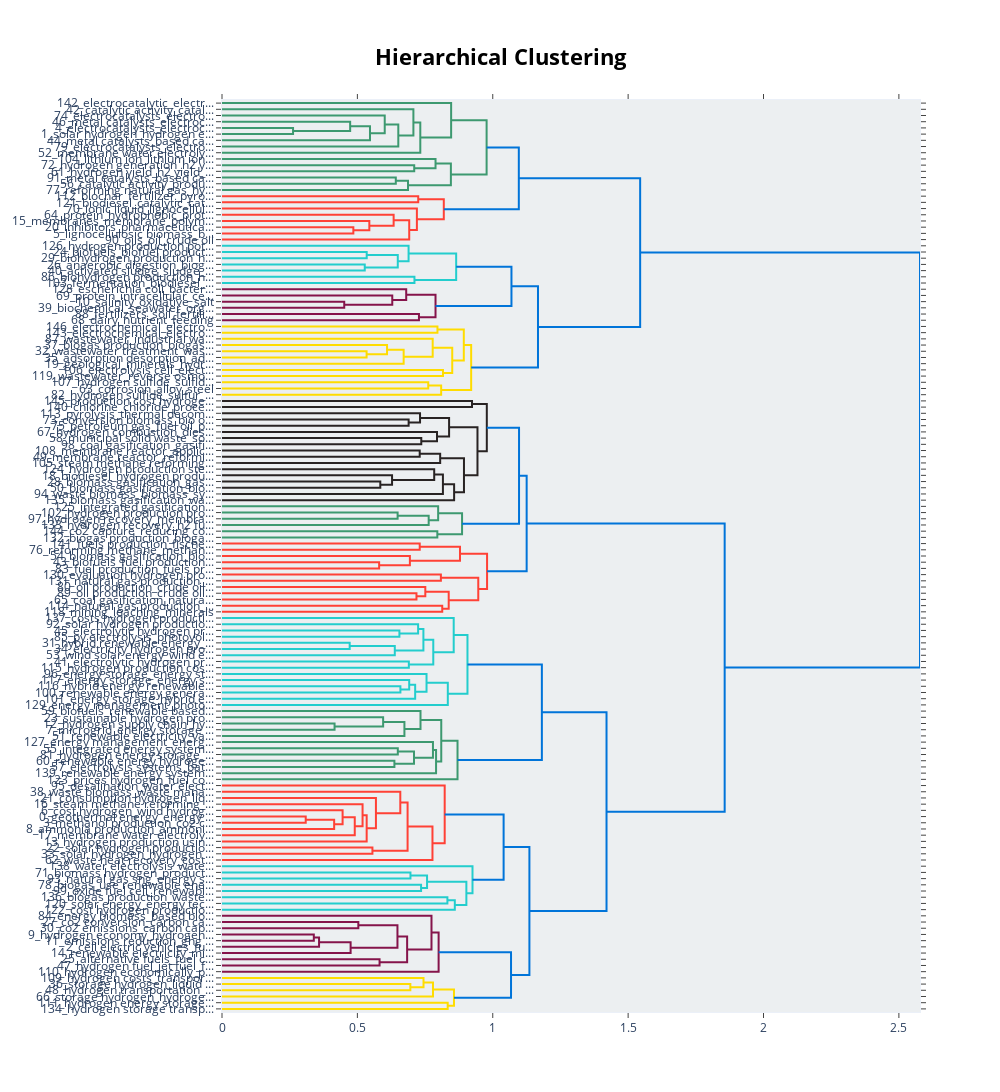

The notebook cell saved with this chart:
### Code cell
topic_model.visualize_hierarchy()

### Figure 1 — Plotly figure (JSON) as saved in the notebook; plotly's stock layout.template omitted (floating-point values rounded to 4 significant figures; data arrays with more than 128 entries replaced by an {"elided": "..."} marker saying what was removed)
{"data": [{"hoverinfo": "text", "marker": {"color": "rgb(61,153,112)"}, "mode": "lines", "type": "scatter", "x": [0, 0.2624, 0.2624, 0], "xaxis": "x", "y": [-45, -45, -55, -55], "yaxis": "y"}, {"hoverinfo": "text", "marker": {"color": "rgb(61,153,112)"}, "mode": "lines", "type": "scatter", "x": [0, 0.4733, 0.4733, 0.2624], "xaxis": "x", "y": [-35, -35, -50, -50], "yaxis": "y"}, {"hoverinfo": "text", "marker": {"color": "rgb(61,153,112)"}, "mode": "lines", "type": "scatter", "x": [0.4733, 0.5466, 0.5466, 0], "xaxis": "x", "y": [-42.5, -42.5, -65, -65], "yaxis": "y"}, {"hoverinfo": "text", "marker": {"color": "rgb(61,153,112)"}, "mode": "lines", "type": "scatter", "x": [0, 0.601, 0.601, 0.5466], "xaxis": "x", "y": [-25, -25, -53.75, -53.75], "yaxis": "y"}, {"hoverinfo": "text", "marker": {"color": "rgb(61,153,112)"}, "mode": "lines", "type": "scatter", "x": [0.601, 0.6511, 0.6511, 0], "xaxis": "x", "y": [-39.38, -39.38, -75, -75], "yaxis": "y"}, {"hoverinfo": "text", "marker": {"color": "rgb(61,153,112)"}, "mode": "lines", "type": "scatter", "x": [0, 0.7069, 0.7069, 0.6511], "xaxis": "x", "y": [-15, -15, -57.19, -57.19], "yaxis": "y"}, {"hoverinfo": "text", "marker": {"color": "rgb(61,153,112)"}, "mode": "lines", "type": "scatter", "x": [0.7069, 0.7324, 0.7324, 0], "xaxis": "x", "y": [-36.09, -36.09, -85, -85], "yaxis": "y"}, {"hoverinfo": "text", "marker": {"color": "rgb(61,153,112)"}, "mode": "lines", "type": "scatter", "x": [0, 0.8463, 0.8463, 0.7324], "xaxis": "x", "y": [-5, -5, -60.55, -60.55], "yaxis": "y"}, {"hoverinfo": "text", "marker": {"color": "rgb(61,153,112)"}, "mode": "lines", "type": "scatter", "x": [0, 0.7099, 0.7099, 0], "xaxis": "x", "y": [-105, -105, -115, -115], "yaxis": "y"}, {"hoverinfo": "text", "marker": {"color": "rgb(61,153,112)"}, "mode": "lines", "type": "scatter", "x": [0, 0.7886, 0.7886, 0.7099], "xaxis": "x", "y": [-95, -95, -110, -110], "yaxis": "y"}, {"hoverinfo": "text", "marker": {"color": "rgb(61,153,112)"}, "mode": "lines", "type": "scatter", "x": [0, 0.6419, 0.6419, 0], "xaxis": "x", "y": [-125, -125, -135, -135], "yaxis": "y"}, {"hoverinfo": "text", "marker": {"color": "rgb(61,153,112)"}, "mode": "lines", "type": "scatter", "x": [0.6419, 0.687, 0.687, 0], "xaxis": "x", "y": [-130, -130, -145, -145], "yaxis": "y"}, {"hoverinfo": "text", "marker": {"color": "rgb(61,153,112)"}, "mode": "lines", "type": "scatter", "x": [0.7886, 0.8453, 0.8453, 0.687], "xaxis": "x", "y": [-102.5, -102.5, -137.5, -137.5], "yaxis": "y"}, {"hoverinfo": "text", "marker": {"color": "rgb(61,153,112)"}, "mode": "lines", "type": "scatter", "x": [0.8463, 0.9773, 0.9773, 0.8453], "xaxis": "x", "y": [-32.77, -32.77, -120, -120], "yaxis": "y"}, {"hoverinfo": "text", "marker": {"color": "rgb(255,65,54)"}, "mode": "lines", "type": "scatter", "x": [0, 0.7247, 0.7247, 0], "xaxis": "x", "y": [-155, -155, -165, -165], "yaxis": "y"}, {"hoverinfo": "text", "marker": {"color": "rgb(255,65,54)"}, "mode": "lines", "type": "scatter", "x": [0, 0.4851, 0.4851, 0], "xaxis": "x", "y": [-205, -205, -215, -215], "yaxis": "y"}, {"hoverinfo": "text", "marker": {"color": "rgb(255,65,54)"}, "mode": "lines", "type": "scatter", "x": [0, 0.5442, 0.5442, 0.4851], "xaxis": "x", "y": [-195, -195, -210, -210], "yaxis": "y"}, {"hoverinfo": "text", "marker": {"color": "rgb(255,65,54)"}, "mode": "lines", "type": "scatter", "x": [0, 0.6339, 0.6339, 0.5442], "xaxis": "x", "y": [-185, -185, -202.5, -202.5], "yaxis": "y"}, {"hoverinfo": "text", "marker": {"color": "rgb(255,65,54)"}, "mode": "lines", "type": "scatter", "x": [0.6339, 0.6915, 0.6915, 0], "xaxis": "x", "y": [-193.8, -193.8, -225, -225], "yaxis": "y"}, {"hoverinfo": "text", "marker": {"color": "rgb(255,65,54)"}, "mode": "lines", "type": "scatter", "x": [0, 0.7198, 0.7198, 0.6915], "xaxis": "x", "y": [-175, -175, -209.4, -209.4], "yaxis": "y"}, {"hoverinfo": "text", "marker": {"color": "rgb(255,65,54)"}, "mode": "lines", "type": "scatter", "x": [0.7247, 0.8192, 0.8192, 0.7198], "xaxis": "x", "y": [-160, -160, -192.2, -192.2], "yaxis": "y"}, {"hoverinfo": "text", "marker": {"color": "rgb(0,116,217)"}, "mode": "lines", "type": "scatter", "x": [0.9773, 1.096, 1.096, 0.8192], "xaxis": "x", "y": [-76.39, -76.39, -176.1, -176.1], "yaxis": "y"}, {"hoverinfo": "text", "marker": {"color": "rgb(35,205,205)"}, "mode": "lines", "type": "scatter", "x": [0, 0.5345, 0.5345, 0], "xaxis": "x", "y": [-245, -245, -255, -255], "yaxis": "y"}, {"hoverinfo": "text", "marker": {"color": "rgb(35,205,205)"}, "mode": "lines", "type": "scatter", "x": [0, 0.5272, 0.5272, 0], "xaxis": "x", "y": [-265, -265, -275, -275], "yaxis": "y"}, {"hoverinfo": "text", "marker": {"color": "rgb(35,205,205)"}, "mode": "lines", "type": "scatter", "x": [0.5345, 0.6492, 0.6492, 0.5272], "xaxis": "x", "y": [-250, -250, -270, -270], "yaxis": "y"}, {"hoverinfo": "text", "marker": {"color": "rgb(35,205,205)"}, "mode": "lines", "type": "scatter", "x": [0, 0.6891, 0.6891, 0.6492], "xaxis": "x", "y": [-235, -235, -260, -260], "yaxis": "y"}, {"hoverinfo": "text", "marker": {"color": "rgb(35,205,205)"}, "mode": "lines", "type": "scatter", "x": [0, 0.7108, 0.7108, 0], "xaxis": "x", "y": [-285, -285, -295, -295], "yaxis": "y"}, {"hoverinfo": "text", "marker": {"color": "rgb(35,205,205)"}, "mode": "lines", "type": "scatter", "x": [0.6891, 0.8649, 0.8649, 0.7108], "xaxis": "x", "y": [-247.5, -247.5, -290, -290], "yaxis": "y"}, {"hoverinfo": "text", "marker": {"color": "rgb(133,20,75)"}, "mode": "lines", "type": "scatter", "x": [0, 0.4515, 0.4515, 0], "xaxis": "x", "y": [-325, -325, -335, -335], "yaxis": "y"}, {"hoverinfo": "text", "marker": {"color": "rgb(133,20,75)"}, "mode": "lines", "type": "scatter", "x": [0, 0.6289, 0.6289, 0.4515], "xaxis": "x", "y": [-315, -315, -330, -330], "yaxis": "y"}, {"hoverinfo": "text", "marker": {"color": "rgb(133,20,75)"}, "mode": "lines", "type": "scatter", "x": [0, 0.6804, 0.6804, 0.6289], "xaxis": "x", "y": [-305, -305, -322.5, -322.5], "yaxis": "y"}, {"hoverinfo": "text", "marker": {"color": "rgb(133,20,75)"}, "mode": "lines", "type": "scatter", "x": [0, 0.7274, 0.7274, 0], "xaxis": "x", "y": [-345, -345, -355, -355], "yaxis": "y"}, {"hoverinfo": "text", "marker": {"color": "rgb(133,20,75)"}, "mode": "lines", "type": "scatter", "x": [0.6804, 0.7886, 0.7886, 0.7274], "xaxis": "x", "y": [-313.8, -313.8, -350, -350], "yaxis": "y"}, {"hoverinfo": "text", "marker": {"color": "rgb(0,116,217)"}, "mode": "lines", "type": "scatter", "x": [0.8649, 1.069, 1.069, 0.7886], "xaxis": "x", "y": [-268.8, -268.8, -331.9, -331.9], "yaxis": "y"}, {"hoverinfo": "text", "marker": {"color": "rgb(255,220,0)"}, "mode": "lines", "type": "scatter", "x": [0, 0.7958, 0.7958, 0], "xaxis": "x", "y": [-365, -365, -375, -375], "yaxis": "y"}, {"hoverinfo": "text", "marker": {"color": "rgb(255,220,0)"}, "mode": "lines", "type": "scatter", "x": [0, 0.534, 0.534, 0], "xaxis": "x", "y": [-405, -405, -415, -415], "yaxis": "y"}, {"hoverinfo": "text", "marker": {"color": "rgb(255,220,0)"}, "mode": "lines", "type": "scatter", "x": [0, 0.6096, 0.6096, 0.534], "xaxis": "x", "y": [-395, -395, -410, -410], "yaxis": "y"}, {"hoverinfo": "text", "marker": {"color": "rgb(255,220,0)"}, "mode": "lines", "type": "scatter", "x": [0.6096, 0.6709, 0.6709, 0], "xaxis": "x", "y": [-402.5, -402.5, -425, -425], "yaxis": "y"}, {"hoverinfo": "text", "marker": {"color": "rgb(255,220,0)"}, "mode": "lines", "type": "scatter", "x": [0, 0.7782, 0.7782, 0.6709], "xaxis": "x", "y": [-385, -385, -413.8, -413.8], "yaxis": "y"}, {"hoverinfo": "text", "marker": {"color": "rgb(255,220,0)"}, "mode": "lines", "type": "scatter", "x": [0, 0.8162, 0.8162, 0], "xaxis": "x", "y": [-435, -435, -445, -445], "yaxis": "y"}, {"hoverinfo": "text", "marker": {"color": "rgb(255,220,0)"}, "mode": "lines", "type": "scatter", "x": [0.7782, 0.8504, 0.8504, 0.8162], "xaxis": "x", "y": [-399.4, -399.4, -440, -440], "yaxis": "y"}, {"hoverinfo": "text", "marker": {"color": "rgb(255,220,0)"}, "mode": "lines", "type": "scatter", "x": [0.7958, 0.8931, 0.8931, 0.8504], "xaxis": "x", "y": [-370, -370, -419.7, -419.7], "yaxis": "y"}, {"hoverinfo": "text", "marker": {"color": "rgb(255,220,0)"}, "mode": "lines", "type": "scatter", "x": [0, 0.7617, 0.7617, 0], "xaxis": "x", "y": [-455, -455, -465, -465], "yaxis": "y"}, {"hoverinfo": "text", "marker": {"color": "rgb(255,220,0)"}, "mode": "lines", "type": "scatter", "x": [0.7617, 0.8094, 0.8094, 0], "xaxis": "x", "y": [-460, -460, -475, -475], "yaxis": "y"}, {"hoverinfo": "text", "marker": {"color": "rgb(255,220,0)"}, "mode": "lines", "type": "scatter", "x": [0.8931, 0.9203, 0.9203, 0.8094], "xaxis": "x", "y": [-394.8, -394.8, -467.5, -467.5], "yaxis": "y"}, {"hoverinfo": "text", "marker": {"color": "rgb(0,116,217)"}, "mode": "lines", "type": "scatter", "x": [1.069, 1.167, 1.167, 0.9203], "xaxis": "x", "y": [-300.3, -300.3, -431.2, -431.2], "yaxis": "y"}, {"hoverinfo": "text", "marker": {"color": "rgb(0,116,217)"}, "mode": "lines", "type": "scatter", "x": [1.096, 1.544, 1.544, 1.167], "xaxis": "x", "y": [-126.2, -126.2, -365.7, -365.7], "yaxis": "y"}, {"hoverinfo": "text", "marker": {"color": "rgb(40,35,35)"}, "mode": "lines", "type": "scatter", "x": [0, 0.9234, 0.9234, 0], "xaxis": "x", "y": [-485, -485, -495, -495], "yaxis": "y"}, {"hoverinfo": "text", "marker": {"color": "rgb(40,35,35)"}, "mode": "lines", "type": "scatter", "x": [0, 0.6893, 0.6893, 0], "xaxis": "x", "y": [-515, -515, -525, -525], "yaxis": "y"}, {"hoverinfo": "text", "marker": {"color": "rgb(40,35,35)"}, "mode": "lines", "type": "scatter", "x": [0, 0.7314, 0.7314, 0.6893], "xaxis": "x", "y": [-505, -505, -520, -520], "yaxis": "y"}, {"hoverinfo": "text", "marker": {"color": "rgb(40,35,35)"}, "mode": "lines", "type": "scatter", "x": [0, 0.736, 0.736, 0], "xaxis": "x", "y": [-545, -545, -555, -555], "yaxis": "y"}, {"hoverinfo": "text", "marker": {"color": "rgb(40,35,35)"}, "mode": "lines", "type": "scatter", "x": [0, 0.7941, 0.7941, 0.736], "xaxis": "x", "y": [-535, -535, -550, -550], "yaxis": "y"}, {"hoverinfo": "text", "marker": {"color": "rgb(40,35,35)"}, "mode": "lines", "type": "scatter", "x": [0.7314, 0.8387, 0.8387, 0.7941], "xaxis": "x", "y": [-512.5, -512.5, -542.5, -542.5], "yaxis": "y"}, {"hoverinfo": "text", "marker": {"color": "rgb(40,35,35)"}, "mode": "lines", "type": "scatter", "x": [0, 0.7302, 0.7302, 0], "xaxis": "x", "y": [-565, -565, -575, -575], "yaxis": "y"}, {"hoverinfo": "text", "marker": {"color": "rgb(40,35,35)"}, "mode": "lines", "type": "scatter", "x": [0.7302, 0.8058, 0.8058, 0], "xaxis": "x", "y": [-570, -570, -585, -585], "yaxis": "y"}, {"hoverinfo": "text", "marker": {"color": "rgb(40,35,35)"}, "mode": "lines", "type": "scatter", "x": [0, 0.5847, 0.5847, 0], "xaxis": "x", "y": [-615, -615, -625, -625], "yaxis": "y"}, {"hoverinfo": "text", "marker": {"color": "rgb(40,35,35)"}, "mode": "lines", "type": "scatter", "x": [0, 0.6281, 0.6281, 0.5847], "xaxis": "x", "y": [-605, -605, -620, -620], "yaxis": "y"}, {"hoverinfo": "text", "marker": {"color": "rgb(40,35,35)"}, "mode": "lines", "type": "scatter", "x": [0, 0.7838, 0.7838, 0.6281], "xaxis": "x", "y": [-595, -595, -612.5, -612.5], "yaxis": "y"}, {"hoverinfo": "text", "marker": {"color": "rgb(40,35,35)"}, "mode": "lines", "type": "scatter", "x": [0.7838, 0.8159, 0.8159, 0], "xaxis": "x", "y": [-603.8, -603.8, -635, -635], "yaxis": "y"}, {"hoverinfo": "text", "marker": {"color": "rgb(40,35,35)"}, "mode": "lines", "type": "scatter", "x": [0.8159, 0.8573, 0.8573, 0], "xaxis": "x", "y": [-619.4, -619.4, -645, -645], "yaxis": "y"}, {"hoverinfo": "text", "marker": {"color": "rgb(40,35,35)"}, "mode": "lines", "type": "scatter", "x": [0.8058, 0.8937, 0.8937, 0.8573], "xaxis": "x", "y": [-577.5, -577.5, -632.2, -632.2], "yaxis": "y"}, {"hoverinfo": "text", "marker": {"color": "rgb(40,35,35)"}, "mode": "lines", "type": "scatter", "x": [0.8387, 0.9436, 0.9436, 0.8937], "xaxis": "x", "y": [-527.5, -527.5, -604.8, -604.8], "yaxis": "y"}, {"hoverinfo": "text", "marker": {"color": "rgb(40,35,35)"}, "mode": "lines", "type": "scatter", "x": [0.9234, 0.978, 0.978, 0.9436], "xaxis": "x", "y": [-490, -490, -566.2, -566.2], "yaxis": "y"}, {"hoverinfo": "text", "marker": {"color": "rgb(61,153,112)"}, "mode": "lines", "type": "scatter", "x": [0, 0.6486, 0.6486, 0], "xaxis": "x", "y": [-665, -665, -675, -675], "yaxis": "y"}, {"hoverinfo": "text", "marker": {"color": "rgb(61,153,112)"}, "mode": "lines", "type": "scatter", "x": [0.6486, 0.7634, 0.7634, 0], "xaxis": "x", "y": [-670, -670, -685, -685], "yaxis": "y"}, {"hoverinfo": "text", "marker": {"color": "rgb(61,153,112)"}, "mode": "lines", "type": "scatter", "x": [0, 0.7983, 0.7983, 0.7634], "xaxis": "x", "y": [-655, -655, -677.5, -677.5], "yaxis": "y"}, {"hoverinfo": "text", "marker": {"color": "rgb(61,153,112)"}, "mode": "lines", "type": "scatter", "x": [0, 0.7953, 0.7953, 0], "xaxis": "x", "y": [-695, -695, -705, -705], "yaxis": "y"}, {"hoverinfo": "text", "marker": {"color": "rgb(61,153,112)"}, "mode": "lines", "type": "scatter", "x": [0.7983, 0.8866, 0.8866, 0.7953], "xaxis": "x", "y": [-666.2, -666.2, -700, -700], "yaxis": "y"}, {"hoverinfo": "text", "marker": {"color": "rgb(0,116,217)"}, "mode": "lines", "type": "scatter", "x": [0.978, 1.097, 1.097, 0.8866], "xaxis": "x", "y": [-528.1, -528.1, -683.1, -683.1], "yaxis": "y"}, {"hoverinfo": "text", "marker": {"color": "rgb(255,65,54)"}, "mode": "lines", "type": "scatter", "x": [0, 0.7303, 0.7303, 0], "xaxis": "x", "y": [-715, -715, -725, -725], "yaxis": "y"}, {"hoverinfo": "text", "marker": {"color": "rgb(255,65,54)"}, "mode": "lines", "type": "scatter", "x": [0, 0.5804, 0.5804, 0], "xaxis": "x", "y": [-745, -745, -755, -755], "yaxis": "y"}, {"hoverinfo": "text", "marker": {"color": "rgb(255,65,54)"}, "mode": "lines", "type": "scatter", "x": [0, 0.694, 0.694, 0.5804], "xaxis": "x", "y": [-735, -735, -750, -750], "yaxis": "y"}, {"hoverinfo": "text", "marker": {"color": "rgb(255,65,54)"}, "mode": "lines", "type": "scatter", "x": [0.7303, 0.879, 0.879, 0.694], "xaxis": "x", "y": [-720, -720, -742.5, -742.5], "yaxis": "y"}, {"hoverinfo": "text", "marker": {"color": "rgb(255,65,54)"}, "mode": "lines", "type": "scatter", "x": [0, 0.8085, 0.8085, 0], "xaxis": "x", "y": [-765, -765, -775, -775], "yaxis": "y"}, {"hoverinfo": "text", "marker": {"color": "rgb(255,65,54)"}, "mode": "lines", "type": "scatter", "x": [0, 0.7183, 0.7183, 0], "xaxis": "x", "y": [-795, -795, -805, -805], "yaxis": "y"}, {"hoverinfo": "text", "marker": {"color": "rgb(255,65,54)"}, "mode": "lines", "type": "scatter", "x": [0, 0.7509, 0.7509, 0.7183], "xaxis": "x", "y": [-785, -785, -800, -800], "yaxis": "y"}, {"hoverinfo": "text", "marker": {"color": "rgb(255,65,54)"}, "mode": "lines", "type": "scatter", "x": [0, 0.8134, 0.8134, 0], "xaxis": "x", "y": [-815, -815, -825, -825], "yaxis": "y"}, {"hoverinfo": "text", "marker": {"color": "rgb(255,65,54)"}, "mode": "lines", "type": "scatter", "x": [0.7509, 0.8373, 0.8373, 0.8134], "xaxis": "x", "y": [-792.5, -792.5, -820, -820], "yaxis": "y"}, {"hoverinfo": "text", "marker": {"color": "rgb(255,65,54)"}, "mode": "lines", "type": "scatter", "x": [0.8085, 0.9465, 0.9465, 0.8373], "xaxis": "x", "y": [-770, -770, -806.2, -806.2], "yaxis": "y"}, {"hoverinfo": "text", "marker": {"color": "rgb(255,65,54)"}, "mode": "lines", "type": "scatter", "x": [0.879, 0.979, 0.979, 0.9465], "xaxis": "x", "y": [-731.2, -731.2, -788.1, -788.1], "yaxis": "y"}, {"hoverinfo": "text", "marker": {"color": "rgb(0,116,217)"}, "mode": "lines", "type": "scatter", "x": [1.097, 1.125, 1.125, 0.979], "xaxis": "x", "y": [-605.6, -605.6, -759.7, -759.7], "yaxis": "y"}, {"hoverinfo": "text", "marker": {"color": "rgb(35,205,205)"}, "mode": "lines", "type": "scatter", "x": [0, 0.6553, 0.6553, 0], "xaxis": "x", "y": [-855, -855, -865, -865], "yaxis": "y"}, {"hoverinfo": "text", "marker": {"color": "rgb(35,205,205)"}, "mode": "lines", "type": "scatter", "x": [0, 0.7243, 0.7243, 0.6553], "xaxis": "x", "y": [-845, -845, -860, -860], "yaxis": "y"}, {"hoverinfo": "text", "marker": {"color": "rgb(35,205,205)"}, "mode": "lines", "type": "scatter", "x": [0, 0.4716, 0.4716, 0], "xaxis": "x", "y": [-875, -875, -885, -885], "yaxis": "y"}, {"hoverinfo": "text", "marker": {"color": "rgb(35,205,205)"}, "mode": "lines", "type": "scatter", "x": [0.4716, 0.6382, 0.6382, 0], "xaxis": "x", "y": [-880, -880, -895, -895], "yaxis": "y"}, {"hoverinfo": "text", "marker": {"color": "rgb(35,205,205)"}, "mode": "lines", "type": "scatter", "x": [0.7243, 0.7439, 0.7439, 0.6382], "xaxis": "x", "y": [-852.5, -852.5, -887.5, -887.5], "yaxis": "y"}, {"hoverinfo": "text", "marker": {"color": "rgb(35,205,205)"}, "mode": "lines", "type": "scatter", "x": [0, 0.6901, 0.6901, 0], "xaxis": "x", "y": [-905, -905, -915, -915], "yaxis": "y"}, {"hoverinfo": "text", "marker": {"color": "rgb(35,205,205)"}, "mode": "lines", "type": "scatter", "x": [0.7439, 0.7803, 0.7803, 0.6901], "xaxis": "x", "y": [-870, -870, -910, -910], "yaxis": "y"}, {"hoverinfo": "text", "marker": {"color": "rgb(35,205,205)"}, "mode": "lines", "type": "scatter", "x": [0, 0.8558, 0.8558, 0.7803], "xaxis": "x", "y": [-835, -835, -890, -890], "yaxis": "y"}, {"hoverinfo": "text", "marker": {"color": "rgb(35,205,205)"}, "mode": "lines", "type": "scatter", "x": [0, 0.6589, 0.6589, 0], "xaxis": "x", "y": [-945, -945, -955, -955], "yaxis": "y"}, {"hoverinfo": "text", "marker": {"color": "rgb(35,205,205)"}, "mode": "lines", "type": "scatter", "x": [0, 0.6914, 0.6914, 0.6589], "xaxis": "x", "y": [-935, -935, -950, -950], "yaxis": "y"}, {"hoverinfo": "text", "marker": {"color": "rgb(35,205,205)"}, "mode": "lines", "type": "scatter", "x": [0.6914, 0.7135, 0.7135, 0], "xaxis": "x", "y": [-942.5, -942.5, -965, -965], "yaxis": "y"}, {"hoverinfo": "text", "marker": {"color": "rgb(35,205,205)"}, "mode": "lines", "type": "scatter", "x": [0, 0.7554, 0.7554, 0.7135], "xaxis": "x", "y": [-925, -925, -953.8, -953.8], "yaxis": "y"}, {"hoverinfo": "text", "marker": {"color": "rgb(35,205,205)"}, "mode": "lines", "type": "scatter", "x": [0.7554, 0.834, 0.834, 0], "xaxis": "x", "y": [-939.4, -939.4, -975, -975], "yaxis": "y"}, {"hoverinfo": "text", "marker": {"color": "rgb(35,205,205)"}, "mode": "lines", "type": "scatter", "x": [0.8558, 0.9066, 0.9066, 0.834], "xaxis": "x", "y": [-862.5, -862.5, -957.2, -957.2], "yaxis": "y"}, {"hoverinfo": "text", "marker": {"color": "rgb(61,153,112)"}, "mode": "lines", "type": "scatter", "x": [0, 0.4157, 0.4157, 0], "xaxis": "x", "y": [-1005, -1005, -1015, -1015], "yaxis": "y"}, {"hoverinfo": "text", "marker": {"color": "rgb(61,153,112)"}, "mode": "lines", "type": "scatter", "x": [0, 0.5951, 0.5951, 0.4157], "xaxis": "x", "y": [-995, -995, -1010, -1010], "yaxis": "y"}, {"hoverinfo": "text", "marker": {"color": "rgb(61,153,112)"}, "mode": "lines", "type": "scatter", "x": [0.5951, 0.6738, 0.6738, 0], "xaxis": "x", "y": [-1002.0, -1002.0, -1025, -1025], "yaxis": "y"}, {"hoverinfo": "text", "marker": {"color": "rgb(61,153,112)"}, "mode": "lines", "type": "scatter", "x": [0, 0.7332, 0.7332, 0.6738], "xaxis": "x", "y": [-985, -985, -1014.0, -1014.0], "yaxis": "y"}, {"hoverinfo": "text", "marker": {"color": "rgb(61,153,112)"}, "mode": "lines", "type": "scatter", "x": [0, 0.6493, 0.6493, 0], "xaxis": "x", "y": [-1045, -1045, -1055, -1055], "yaxis": "y"}, {"hoverinfo": "text", "marker": {"color": "rgb(61,153,112)"}, "mode": "lines", "type": "scatter", "x": [0, 0.6367, 0.6367, 0], "xaxis": "x", "y": [-1065, -1065, -1075, -1075], "yaxis": "y"}, {"hoverinfo": "text", "marker": {"color": "rgb(61,153,112)"}, "mode": "lines", "type": "scatter", "x": [0.6493, 0.7091, 0.7091, 0.6367], "xaxis": "x", "y": [-1050, -1050, -1070, -1070], "yaxis": "y"}, {"hoverinfo": "text", "marker": {"color": "rgb(61,153,112)"}, "mode": "lines", "type": "scatter", "x": [0, 0.7791, 0.7791, 0.7091], "xaxis": "x", "y": [-1035, -1035, -1060, -1060], "yaxis": "y"}, {"hoverinfo": "text", "marker": {"color": "rgb(61,153,112)"}, "mode": "lines", "type": "scatter", "x": [0.7791, 0.7906, 0.7906, 0], "xaxis": "x", "y": [-1048.0, -1048.0, -1085, -1085], "yaxis": "y"}, {"hoverinfo": "text", "marker": {"color": "rgb(61,153,112)"}, "mode": "lines", "type": "scatter", "x": [0.7332, 0.8098, 0.8098, 0.7906], "xaxis": "x", "y": [-999.4, -999.4, -1066.0, -1066.0], "yaxis": "y"}, {"hoverinfo": "text", "marker": {"color": "rgb(61,153,112)"}, "mode": "lines", "type": "scatter", "x": [0.8098, 0.8699, 0.8699, 0], "xaxis": "x", "y": [-1033.0, -1033.0, -1095, -1095], "yaxis": "y"}, {"hoverinfo": "text", "marker": {"color": "rgb(0,116,217)"}, "mode": "lines", "type": "scatter", "x": [0.9066, 1.181, 1.181, 0.8699], "xaxis": "x", "y": [-909.8, -909.8, -1064.0, -1064.0], "yaxis": "y"}, {"hoverinfo": "text", "marker": {"color": "rgb(255,65,54)"}, "mode": "lines", "type": "scatter", "x": [0, 0.3092, 0.3092, 0], "xaxis": "x", "y": [-1155, -1155, -1165, -1165], "yaxis": "y"}, {"hoverinfo": "text", "marker": {"color": "rgb(255,65,54)"}, "mode": "lines", "type": "scatter", "x": [0.3092, 0.4142, 0.4142, 0], "xaxis": "x", "y": [-1160, -1160, -1175, -1175], "yaxis": "y"}, {"hoverinfo": "text", "marker": {"color": "rgb(255,65,54)"}, "mode": "lines", "type": "scatter", "x": [0, 0.4454, 0.4454, 0.4142], "xaxis": "x", "y": [-1145, -1145, -1168.0, -1168.0], "yaxis": "y"}, {"hoverinfo": "text", "marker": {"color": "rgb(255,65,54)"}, "mode": "lines", "type": "scatter", "x": [0.4454, 0.4903, 0.4903, 0], "xaxis": "x", "y": [-1156.0, -1156.0, -1185, -1185], "yaxis": "y"}, {"hoverinfo": "text", "marker": {"color": "rgb(255,65,54)"}, "mode": "lines", "type": "scatter", "x": [0, 0.5192, 0.5192, 0.4903], "xaxis": "x", "y": [-1135, -1135, -1171.0, -1171.0], "yaxis": "y"}, {"hoverinfo": "text", "marker": {"color": "rgb(255,65,54)"}, "mode": "lines", "type": "scatter", "x": [0.5192, 0.5343, 0.5343, 0], "xaxis": "x", "y": [-1153.0, -1153.0, -1195, -1195], "yaxis": "y"}, {"hoverinfo": "text", "marker": {"color": "rgb(255,65,54)"}, "mode": "lines", "type": "scatter", "x": [0, 0.5685, 0.5685, 0.5343], "xaxis": "x", "y": [-1125, -1125, -1174.0, -1174.0], "yaxis": "y"}, {"hoverinfo": "text", "marker": {"color": "rgb(255,65,54)"}, "mode": "lines", "type": "scatter", "x": [0, 0.6585, 0.6585, 0.5685], "xaxis": "x", "y": [-1115, -1115, -1149.0, -1149.0], "yaxis": "y"}, {"hoverinfo": "text", "marker": {"color": "rgb(255,65,54)"}, "mode": "lines", "type": "scatter", "x": [0, 0.5556, 0.5556, 0], "xaxis": "x", "y": [-1205, -1205, -1215, -1215], "yaxis": "y"}, {"hoverinfo": "text", "marker": {"color": "rgb(255,65,54)"}, "mode": "lines", "type": "scatter", "x": [0.6585, 0.6855, 0.6855, 0.5556], "xaxis": "x", "y": [-1132.0, -1132.0, -1210, -1210], "yaxis": "y"}, {"hoverinfo": "text", "marker": {"color": "rgb(255,65,54)"}, "mode": "lines", "type": "scatter", "x": [0.6855, 0.7773, 0.7773, 0], "xaxis": "x", "y": [-1171.0, -1171.0, -1225, -1225], "yaxis": "y"}, {"hoverinfo": "text", "marker": {"color": "rgb(255,65,54)"}, "mode": "lines", "type": "scatter", "x": [0, 0.8225, 0.8225, 0.7773], "xaxis": "x", "y": [-1105, -1105, -1198.0, -1198.0], "yaxis": "y"}, {"hoverinfo": "text", "marker": {"color": "rgb(35,205,205)"}, "mode": "lines", "type": "scatter", "x": [0, 0.6961, 0.6961, 0], "xaxis": "x", "y": [-1245, -1245, -1255, -1255], "yaxis": "y"}, {"hoverinfo": "text", "marker": {"color": "rgb(35,205,205)"}, "mode": "lines", "type": "scatter", "x": [0, 0.7353, 0.7353, 0], "xaxis": "x", "y": [-1265, -1265, -1275, -1275], "yaxis": "y"}, {"hoverinfo": "text", "marker": {"color": "rgb(35,205,205)"}, "mode": "lines", "type": "scatter", "x": [0.6961, 0.7573, 0.7573, 0.7353], "xaxis": "x", "y": [-1250, -1250, -1270, -1270], "yaxis": "y"}, {"hoverinfo": "text", "marker": {"color": "rgb(35,205,205)"}, "mode": "lines", "type": "scatter", "x": [0, 0.8325, 0.8325, 0], "xaxis": "x", "y": [-1285, -1285, -1295, -1295], "yaxis": "y"}, {"hoverinfo": "text", "marker": {"color": "rgb(35,205,205)"}, "mode": "lines", "type": "scatter", "x": [0.8325, 0.8599, 0.8599, 0], "xaxis": "x", "y": [-1290, -1290, -1305, -1305], "yaxis": "y"}, {"hoverinfo": "text", "marker": {"color": "rgb(35,205,205)"}, "mode": "lines", "type": "scatter", "x": [0.7573, 0.9025, 0.9025, 0.8599], "xaxis": "x", "y": [-1260, -1260, -1298.0, -1298.0], "yaxis": "y"}, {"hoverinfo": "text", "marker": {"color": "rgb(35,205,205)"}, "mode": "lines", "type": "scatter", "x": [0, 0.9252, 0.9252, 0.9025], "xaxis": "x", "y": [-1235, -1235, -1279.0, -1279.0], "yaxis": "y"}, {"hoverinfo": "text", "marker": {"color": "rgb(0,116,217)"}, "mode": "lines", "type": "scatter", "x": [0.8225, 1.04, 1.04, 0.9252], "xaxis": "x", "y": [-1152.0, -1152.0, -1257.0, -1257.0], "yaxis": "y"}, {"hoverinfo": "text", "marker": {"color": "rgb(133,20,75)"}, "mode": "lines", "type": "scatter", "x": [0, 0.5035, 0.5035, 0], "xaxis": "x", "y": [-1325, -1325, -1335, -1335], "yaxis": "y"}, {"hoverinfo": "text", "marker": {"color": "rgb(133,20,75)"}, "mode": "lines", "type": "scatter", "x": [0, 0.3391, 0.3391, 0], "xaxis": "x", "y": [-1345, -1345, -1355, -1355], "yaxis": "y"}, {"hoverinfo": "text", "marker": {"color": "rgb(133,20,75)"}, "mode": "lines", "type": "scatter", "x": [0.3391, 0.3585, 0.3585, 0], "xaxis": "x", "y": [-1350, -1350, -1365, -1365], "yaxis": "y"}, {"hoverinfo": "text", "marker": {"color": "rgb(133,20,75)"}, "mode": "lines", "type": "scatter", "x": [0.3585, 0.475, 0.475, 0], "xaxis": "x", "y": [-1358.0, -1358.0, -1375, -1375], "yaxis": "y"}, {"hoverinfo": "text", "marker": {"color": "rgb(133,20,75)"}, "mode": "lines", "type": "scatter", "x": [0.5035, 0.648, 0.648, 0.475], "xaxis": "x", "y": [-1330, -1330, -1366.0, -1366.0], "yaxis": "y"}, {"hoverinfo": "text", "marker": {"color": "rgb(133,20,75)"}, "mode": "lines", "type": "scatter", "x": [0, 0.5819, 0.5819, 0], "xaxis": "x", "y": [-1385, -1385, -1395, -1395], "yaxis": "y"}, {"hoverinfo": "text", "marker": {"color": "rgb(133,20,75)"}, "mode": "lines", "type": "scatter", "x": [0.648, 0.6838, 0.6838, 0.5819], "xaxis": "x", "y": [-1348.0, -1348.0, -1390, -1390], "yaxis": "y"}, {"hoverinfo": "text", "marker": {"color": "rgb(133,20,75)"}, "mode": "lines", "type": "scatter", "x": [0, 0.7737, 0.7737, 0.6838], "xaxis": "x", "y": [-1315, -1315, -1369.0, -1369.0], "yaxis": "y"}, {"hoverinfo": "text", "marker": {"color": "rgb(133,20,75)"}, "mode": "lines", "type": "scatter", "x": [0.7737, 0.8001, 0.8001, 0], "xaxis": "x", "y": [-1342.0, -1342.0, -1405, -1405], "yaxis": "y"}, {"hoverinfo": "text", "marker": {"color": "rgb(255,220,0)"}, "mode": "lines", "type": "scatter", "x": [0, 0.6957, 0.6957, 0], "xaxis": "x", "y": [-1425, -1425, -1435, -1435], "yaxis": "y"}, {"hoverinfo": "text", "marker": {"color": "rgb(255,220,0)"}, "mode": "lines", "type": "scatter", "x": [0, 0.7442, 0.7442, 0.6957], "xaxis": "x", "y": [-1415, -1415, -1430, -1430], "yaxis": "y"}, {"hoverinfo": "text", "marker": {"color": "rgb(255,220,0)"}, "mode": "lines", "type": "scatter", "x": [0.7442, 0.7793, 0.7793, 0], "xaxis": "x", "y": [-1422.0, -1422.0, -1445, -1445], "yaxis": "y"}, {"hoverinfo": "text", "marker": {"color": "rgb(255,220,0)"}, "mode": "lines", "type": "scatter", "x": [0, 0.8335, 0.8335, 0], "xaxis": "x", "y": [-1455, -1455, -1465, -1465], "yaxis": "y"}, {"hoverinfo": "text", "marker": {"color": "rgb(255,220,0)"}, "mode": "lines", "type": "scatter", "x": [0.7793, 0.8568, 0.8568, 0.8335], "xaxis": "x", "y": [-1434.0, -1434.0, -1460, -1460], "yaxis": "y"}, {"hoverinfo": "text", "marker": {"color": "rgb(0,116,217)"}, "mode": "lines", "type": "scatter", "x": [0.8001, 1.067, 1.067, 0.8568], "xaxis": "x", "y": [-1374.0, -1374.0, -1447.0, -1447.0], "yaxis": "y"}, {"hoverinfo": "text", "marker": {"color": "rgb(0,116,217)"}, "mode": "lines", "type": "scatter", "x": [1.04, 1.135, 1.135, 1.067], "xaxis": "x", "y": [-1204.0, -1204.0, -1410.0, -1410.0], "yaxis": "y"}, {"hoverinfo": "text", "marker": {"color": "rgb(0,116,217)"}, "mode": "lines", "type": "scatter", "x": [1.181, 1.42, 1.42, 1.135], "xaxis": "x", "y": [-986.9, -986.9, -1307.0, -1307.0], "yaxis": "y"}, {"hoverinfo": "text", "marker": {"color": "rgb(0,116,217)"}, "mode": "lines", "type": "scatter", "x": [1.125, 1.857, 1.857, 1.42], "xaxis": "x", "y": [-682.6, -682.6, -1147.0, -1147.0], "yaxis": "y"}, {"hoverinfo": "text", "marker": {"color": "rgb(0,116,217)"}, "mode": "lines", "type": "scatter", "x": [1.544, 2.578, 2.578, 1.857], "xaxis": "x", "y": [-246.0, -246.0, -914.8, -914.8], "yaxis": "y"}], "layout": {"autosize": false, "height": 2405, "hoverlabel": {"bgcolor": "white", "font": {"family": "Rockwell", "size": 16}}, "hovermode": "closest", "plot_bgcolor": "#ECEFF1", "showlegend": false, "title": {"font": {"color": "Black", "size": 22}, "text": "<b>Hierarchical Clustering</b>", "x": 0.5, "xanchor": "center", "yanchor": "top"}, "width": 1000, "xaxis": {"mirror": "allticks", "rangemode": "tozero", "showgrid": false, "showline": true, "showticklabels": true, "ticks": "outside", "type": "linear", "zeroline": false}, "yaxis": {"mirror": "allticks", "range": [-1470, 0], "rangemode": "tozero", "showgrid": false, "showline": true, "showticklabels": true, "tickmode": "array", "ticks": "outside", "ticktext": {"elided": "147 str values"}, "tickvals": {"elided": "147 int values"}, "type": "linear", "zeroline": false}}}
